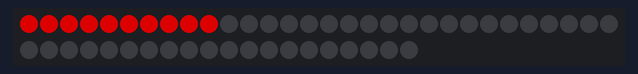
The sketch below on a simulated Arduino Uno, built with avr-gcc and run on an emulated ATmega328P. On the bench: 50 RGB LEDs in strip order, left to right, continuing on the next row. Dim RGB values are drawn brighter than linear.

Above: at 2.1 s.
At 6.6 s:
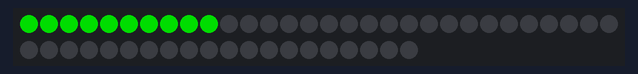
At 15.0 s:
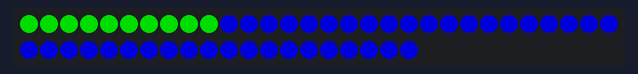
At 21.7 s:
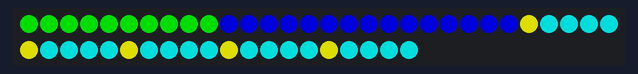
At 25.7 s:
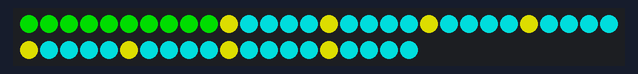
At 28.8 s:
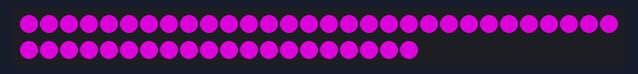

The sketch:

led.ino
```cpp
#include "led.h"

void setup()
{
  initialisation();
}

void loop()
{
    allumage();
    reverse();

    continu();
    eteindre();
    delay(2000);
}
```

led.cpp
```cpp
#include "led.h"

Adafruit_NeoPixel test1(NOMBRELED, PIN, NEO_GRB + NEO_KHZ800);

void initialisation()
{
  test1.begin();
  test1.show();
}

void allumage()
{
  for (int i = 0; i < NOMBRELED; i++)
  {
    if (i == 10)
    {
      clignotement(i);
    }
    test1.setPixelColor(i, 0, 0, 150);
    test1.show();
    delay(DELAY1);
  }
}

void eteindre()
{
  test1.clear();
}

void clignotement(int allumer)
{
  for (int test = 0; test < 5; test++)
  {
    for (int i = 0; i < allumer; i++)
    {
      test1.setPixelColor(i, 150, 0, 0);
    }
    test1.show();
    delay(DELAY2);
    for (int i = 0; i < allumer; i++)
    {
      test1.setPixelColor(i, 0, 150, 0);
    }
    test1.show();
    delay(DELAY2);
  }
}

void reverse()
{
  for (int i = NOMBRELED; i > -1; i--)
  {
    if (i % 5 == 0)
    {
      unique(i);
    }
    else
    {
      test1.setPixelColor(i, 0, 150, 150);
      test1.show();
      delay(DELAY1);
    }
  }
}

void unique(int seul)
{
  test1.setPixelColor(seul, 150, 150, 0);
  test1.show();
  delay(DELAY2);
}

void continu()
{
  for (int i = 0; i < NOMBRELED; i++)
  {
    test1.setPixelColor(i, 150, 0, 150);
  }
  test1.show();
  delay(DELAY1);
}
```

led.h
```cpp
#ifndef LED_H
#define LED_H

#include <Adafruit_NeoPixel.h>

#define PIN 8
#define NOMBRELED 50
#define DELAY1 200
#define DELAY2 500


void unique();

void initialisation();

void eteindre();

void clignotement(int allumer);

void allumage();

void reverse();

void unique(int seul);

void continu();

#endif
```

Measured:
- what the display in image 0 shows lasts 0.5 s, from 2.0 s to 2.5 s
- what the display in image 5 shows lasts 2.2 s, from 28.7 s to 30.9 s
